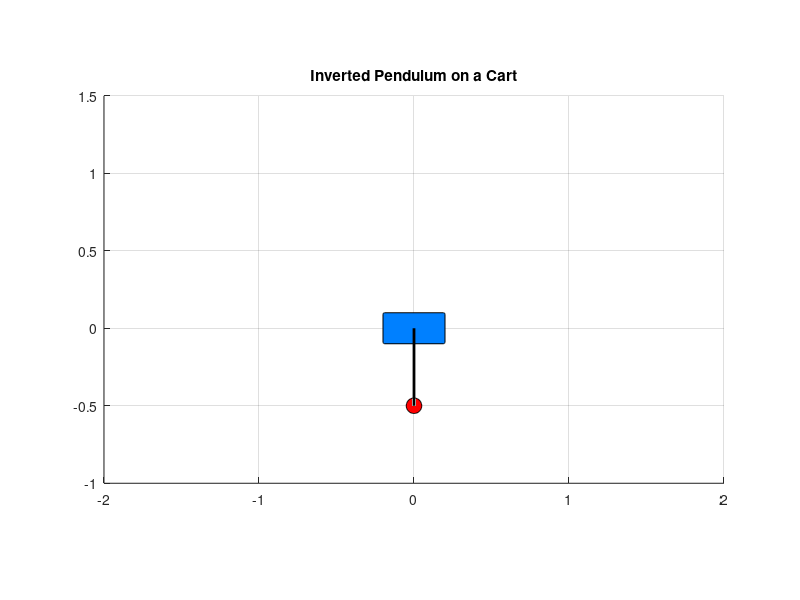

This figure's MATLAB source: (Note: this script raises an error after producing the figure.)
% Parameters of the inverted pendulum system
M = 1.0;  % Mass of the cart (kg)
m = 0.1;  % Mass of the pendulum (kg)
l = 0.5;  % Length of the pendulum (m)
g = 9.81; % Acceleration due to gravity (m/s^2)

% Linearized state-space matrices around the upright position
A = [0, 1, 0, 0;
     0, 0, -m*g/M, 0;
     0, 0, 0, 1;
     0, 0, (M+m)*g/(M*l), 0];

B = [0;
     1/M;
     0;
     -1/(M*l)];

% Define the Q and R matrices for LQR
Q = diag([1000, 1, 1000, 1]); % State error weightings (customize as needed)
R = 0.0001; % Control effort weighting

% Compute the LQR controller gain matrix K
K = lqr(A, B, Q, R);

% Initial state [x; theta; dx; dtheta]
x0 = [0; 0; pi + 0.1; 0]; % Initial condition with pendulum slightly off the inverted position

% Desired end state
target_position = 0; % meters (cart position)
target_angle = pi; % radians (pendulum upright position)

% Define a function for the system dynamics with LQR control
function dxdt = pendulum_dynamics(t, x, A, B, K, target_position, target_angle)
    % Tracking control: Reference position and angle
    ref = [target_position; 0; target_angle; 0]; % Desired state [x; theta; dx; dtheta]
    u = -K * (x - ref); % LQR control law
    dxdt = A * x + B * u; % State derivative
end

% Simulation time
t = 0:0.01:10; % Time vector from 0 to 10 seconds with 0.01s step

% Use ODE45 to simulate the system
[T, X] = ode45(@(t, x) pendulum_dynamics(t, x, A, B, K, target_position, target_angle), t, x0);

% Animation parameters
cart_width = 0.4; % Width of the cart
cart_height = 0.2; % Height of the cart
bob_radius = 0.05; % Radius of the pendulum bob

% Create figure for animation
figure;
axis equal;
xlim([-2 2]);
ylim([-1 1.5]);
hold on;
grid on;
title('Inverted Pendulum on a Cart');

% Initialize plot objects
cart = rectangle('Position', [X(1,1)-cart_width/2, -cart_height/2, cart_width, cart_height], ...
                 'Curvature', 0.1, 'FaceColor', [0 0.5 1]);
rod = line([X(1,1), X(1,1) + l*sin(X(1,2))], [0, -l*cos(X(1,2))], ...
           'LineWidth', 2, 'Color', 'k');
bob = rectangle('Position', [X(1,1) + l*sin(X(1,2)) - bob_radius, -l*cos(X(1,2)) - bob_radius, ...
                 2*bob_radius, 2*bob_radius], 'Curvature', [1,1], 'FaceColor', 'r');

% Animation loop
for k = 1:length(T)
    % Update cart position
    cart.Position = [X(k,1)-cart_width/2, -cart_height/2, cart_width, cart_height];
    
    % Update rod position
    set(rod, 'XData', [X(k,1), X(k,1) + l*sin(X(k,2))], 'YData', [0, -l*cos(X(k,2))]);
    
    % Update bob position
    bob.Position = [X(k,1) + l*sin(X(k,2)) - bob_radius, -l*cos(X(k,2)) - bob_radius, ...
                    2*bob_radius, 2*bob_radius];
    
    % Adjust x-axis limits based on cart position
    xlim([-2 + X(k,1), 2 + X(k,1)]);
    
    % Pause to control the animation speed
    pause(0.01);
end
